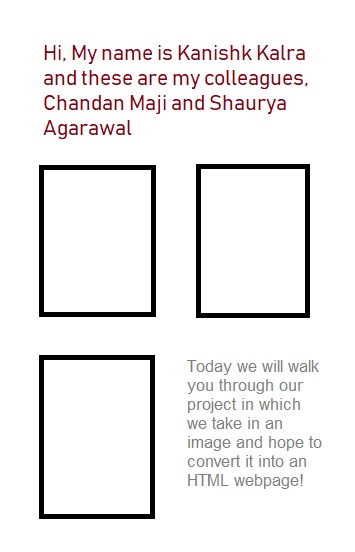
#> input picture 10.jpg, 355 x 552 px
$ python main.py 10.jpg
#> lines starting #> are read from the running program, lines starting #| are printed output that depends on the picture; after the words box and inside, x2 and y2 are one past the last pixel; in counts of white or black regions, pixels touching at a corner belong together
### Detection.py
import cv2
import pytesseract
import re
import box
import math
import numpy as np

def ImageDetect(pimg, box_list):
	img = pimg[:]
	(thresh, img_bin) = cv2.threshold(img, 128, 255, cv2.THRESH_BINARY | cv2.THRESH_OTSU)  # Thresholding the image
	img_bin = 255-img_bin  # Invert the Image_bin
	#cv2.imwrite("Image_bin.jpg",img_bin)

	# Defining a kernel length
	kernel_length = np.array(img).shape[1]//40

	# A verticle kernel of (1 X kernel_length), which will detect all the verticle lines from the image.
	verticle_kernel = cv2.getStructuringElement(cv2.MORPH_RECT, (1, kernel_length))

	# A horizontal kernel of (kernel_length X 1), which will help to detect all the horizontal line from the image.
	hori_kernel = cv2.getStructuringElement(cv2.MORPH_RECT, (kernel_length, 1))

	# A kernel of (3 X 3) ones.
	kernel = cv2.getStructuringElement(cv2.MORPH_RECT, (3, 3))

	# Morphological operation to detect verticle lines from an image
	img_temp1 = cv2.erode(img_bin, verticle_kernel, iterations=3)
	verticle_lines_img = cv2.dilate(img_temp1, verticle_kernel, iterations=3)
	#cv2.imwrite("verticle_lines.jpg",verticle_lines_img)

	# Morphological operation to detect horizontal lines from an image
	img_temp2 = cv2.erode(img_bin, hori_kernel, iterations=3)
	horizontal_lines_img = cv2.dilate(img_temp2, hori_kernel, iterations=3)
	#cv2.imwrite("horizontal_lines.jpg",horizontal_lines_img)

	# Weighting parameters, this will decide the quantity of an image to be added to make a new image.
	alpha = 0.5
	beta = 1.0 - alpha

	# This function helps to add two image with specific weight parameter to get a third image as summation of two image.
	img_final_bin = cv2.addWeighted(verticle_lines_img, alpha, horizontal_lines_img, beta, 0.0)
	img_final_bin = cv2.erode(~img_final_bin, kernel, iterations=2)
	(thresh, img_final_bin) = cv2.threshold(img_final_bin, 128, 255, cv2.THRESH_BINARY | cv2.THRESH_OTSU)

	# For Debugging
	# Enable this line to see verticle and horizontal lines in the image which is used to find boxes
	#cv2.imwrite("img_final_bin.jpg",img_final_bin)

	contours, hierarchy = cv2.findContours(img_final_bin, cv2.RETR_TREE, cv2.CHAIN_APPROX_SIMPLE)
	# Sort all the contours by top to bottom.
	#(contours, boundingBoxes) = sort_contours(contours, method="top-to-bottom")

	_, _, page_width, _ = cv2.boundingRect(contours[0])

	for c in range (1,len(contours),2):
	    # Returns the location and width,height for every contour
	    x, y, w, h = cv2.boundingRect(contours[c])
	    if(w>20 and h>20):
	        box_Object = box.box(x, y, x + w, y + h, "Image", None, -1)
	        box_list.append(box_Object)

	return (box_list,page_width)


def TextDetect(pimg,box_list):
	img = pimg[:]
	#TEXT_DETECT
	edges = cv2.Canny(img,50,150,apertureSize = 3)

	kernel = np.ones((2,2),np.uint8)
	dilate=cv2.dilate(edges,kernel,iterations = 20)


	contours, hierarchy = cv2.findContours(dilate, cv2.RETR_TREE, cv2.CHAIN_APPROX_SIMPLE)


	pytesseract.pytesseract.tesseract_cmd = r'C:\Program Files (x86)\Tesseract-OCR\tesseract.exe'
	for i in contours:
	    x,y,w,h = cv2.boundingRect(i)
	    #cv2.rectangle(img,(x,y),(x+w,y+h),(0,255,0),2)
	    l = pytesseract.image_to_string(img[y-1:y+h+1,x-1:x+w+1])#, output_type=pytesseract.Output.DICT)
	    #text = findText(l)
	    #cv2.imshow("image",img[y-1:y+h+1,x-1:x+w+1])
	    #cv2.waitKey()
	    boxObject = box.box(x, y, x+w, y+h, "text", l, -1)
	    box_list.append(boxObject)


	for i in box_list:
	    if(i.tag=="text"):
	        l2 = re.split("\n",i.text)
	        i.size = (i.y2-i.y1)/len(l2)
	        x=""
	        for j in l2:
	            x+=j
	            x+="<br>"
	        i.text = x

	return (box_list)

### box.py
class box:
    def __init__(self,x1,y1,x2,y2,tag,text,size):
        self.x1 = x1
        self.x2 = x2
        self.y1 = y1
        self.y2 = y2
        self.text = text
        self.tag = tag
        self.size = size

### main.py
import cv2
import numpy as np
import PrintHTML
import Detection
import sys


# [10 lines of commented-out code are left out]


print("..............PROCESSING....................")
orimg = cv2.imread(sys.argv[1], 0)  # Read the image
height, width = orimg.shape[0:2]
img_resized = cv2.resize(orimg, (1300, int(1300*(height/width))))
img = img_resized[:]
print("...............Image Loaded.................")

box_list = list()

print("...............Detecting Images..............")
box_list,page_width = Detection.ImageDetect(img,box_list)
#> in ImageDetect, `(thresh, img_bin) = cv2.threshold(img, 128, 255, cv2.THRESH_BINARY | c..`:
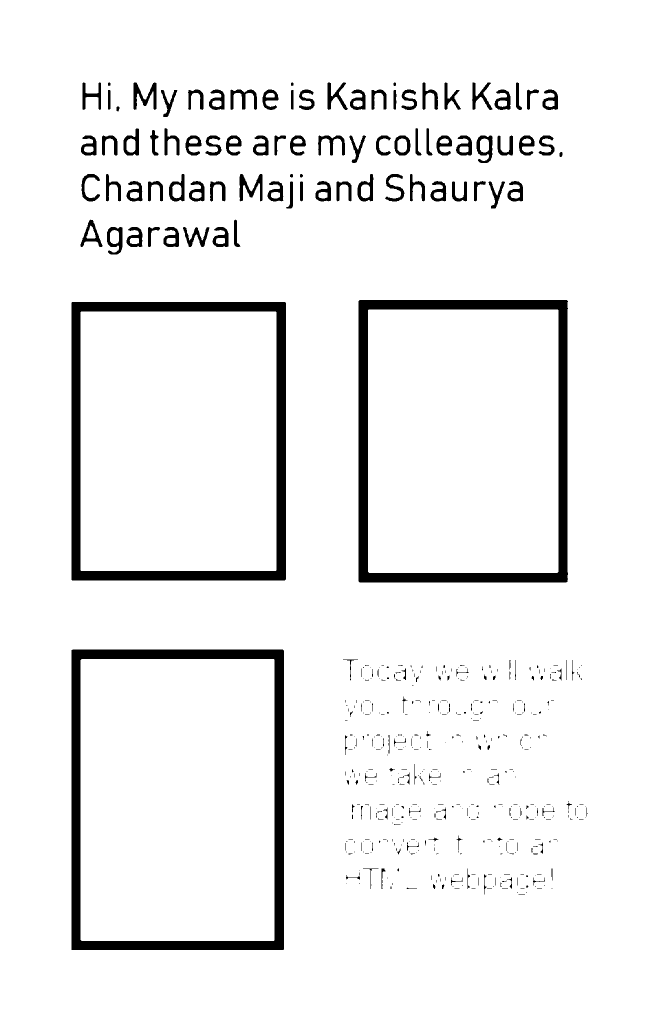
#> img_bin: shape (2021, 1300) (shown at 1/2 size); 93.9% white; 530 black regions (376 under 20 px), largest, box (x1, y1, x2, y2) and area: (143, 1299, 568, 1900) 36595, (143, 604, 572, 1161) 35502, (717, 600, 1136, 1165) 35393
#> in ImageDetect, `(thresh, img_bin) = cv2.threshold(img, 128, 255, cv2.THRESH_BINARY | c..`: thresh = 146
#> in ImageDetect, `img_bin = 255-img_bin`:
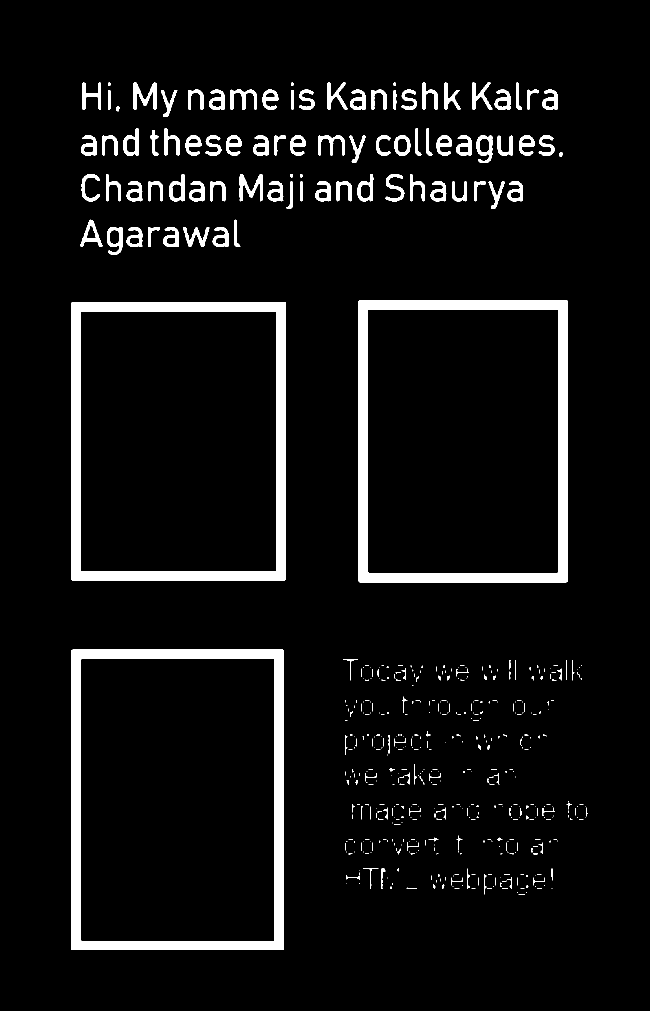
#> img_bin: shape (2021, 1300) (shown at 1/2 size); 6.1% white; 530 white regions (376 under 20 px), largest, box (x1, y1, x2, y2) and area: (143, 1299, 568, 1900) 36595, (143, 604, 572, 1161) 35502, (717, 600, 1136, 1165) 35393
#> in ImageDetect, `horizontal_lines_img = cv2.dilate(img_temp2, hori_kernel, iterations=3)`:
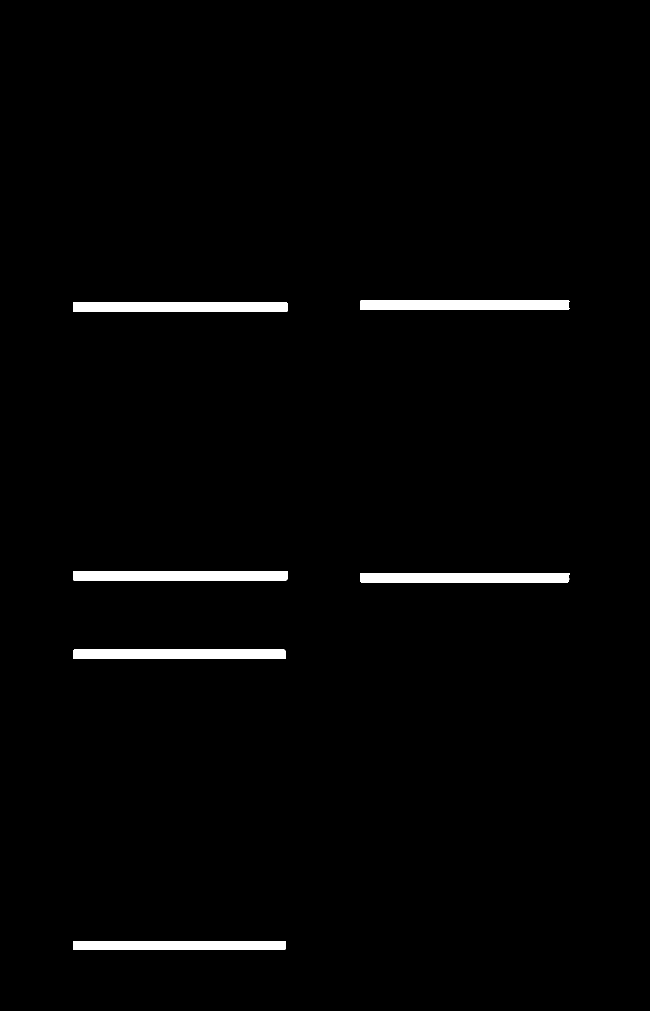
#> horizontal_lines_img: shape (2021, 1300) (shown at 1/2 size); 1.8% white; 6 white regions, box (x1, y1, x2, y2) and area: (146, 604, 575, 623) 8148, (146, 1142, 575, 1161) 8147, (146, 1299, 571, 1318) 8070, (720, 1146, 1139, 1165) 7943, (720, 600, 1139, 619) 7942, (146, 1882, 571, 1900) 7649
#> in ImageDetect, `(thresh, img_final_bin) = cv2.threshold(img_final_bin, 128, 255, cv2.T..`:
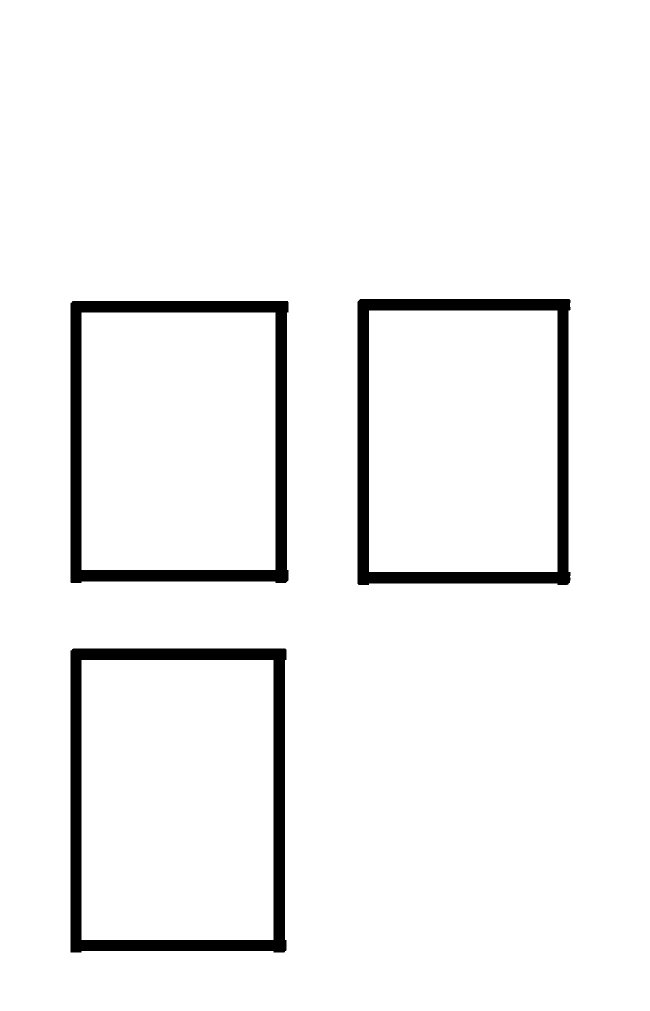
#> img_final_bin: shape (2021, 1300) (shown at 1/2 size); 95% white; 3 black regions
#> in ImageDetect, `(thresh, img_final_bin) = cv2.threshold(img_final_bin, 128, 255, cv2.T..`: thresh = 127
#> in ImageDetect, `contours, hierarchy = cv2.findContours(img_final_bin, cv2.RETR_TREE, c..`: contours = 7 contours; box (x1, y1, x2, y2) and area: (0, 0, 1300, 2021) 2623980, (140, 1296, 574, 1906) 260836, (140, 601, 578, 1167) 244164, (714, 597, 1142, 1171) 241389, (163, 1320, 547, 1880) 214097, (163, 625, 551, 1140) 198918, (738, 621, 1115, 1144) 196272
#> in ImageDetect, `_, _, page_width, _ = cv2.boundingRect(contours[0])`: page_width = 1300
#> the loop in ImageDetect, `for c in range (1,len(contours),2):` made 3 passes
#> (c, x, y, w, h) on passes 2 to 3: (3, 140, 601, 438, 566), (5, 714, 597, 428, 574)
#> after the loop in ImageDetect, `for c in range (1,len(contours),2):`: box_list = 3 items
#> box_list = 3 items; page_width = 1300
print("Done")

for i in box_list:
	    img[i.y1:i.y2, i.x1:i.x2] = np.ones((i.y2-i.y1, i.x2-i.x1))*255
#> this loop made 3 passes
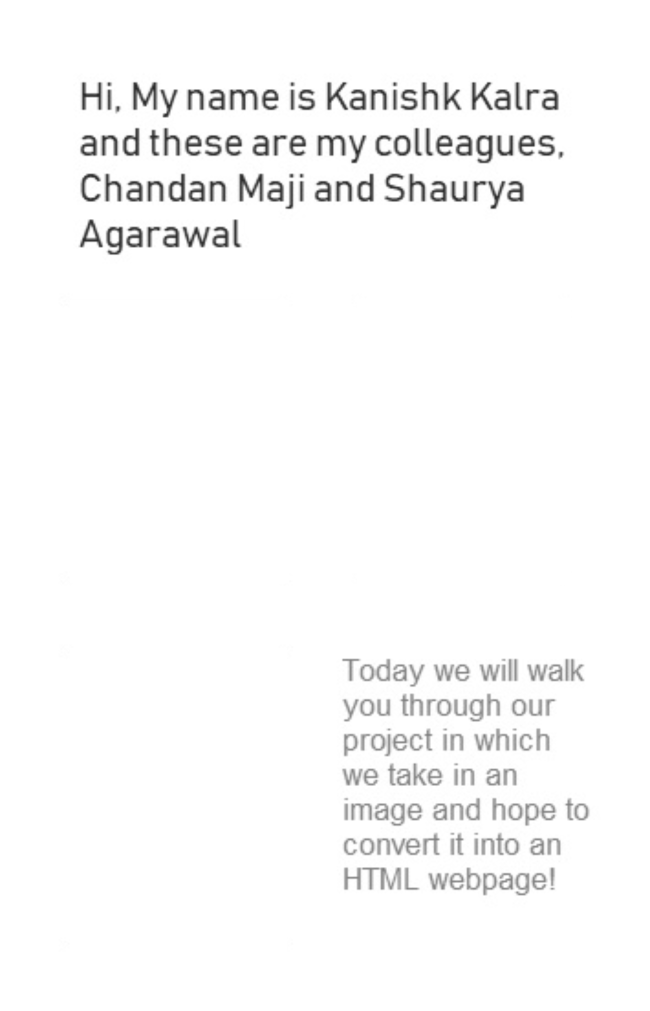
#> img: shape (2021, 1300) (shown at 1/2 size); min 38, max 255, mean 249.2

print("...............Detecting Text..............")
box_list = Detection.TextDetect(img,box_list)
#> in TextDetect, `edges = cv2.Canny(img,50,150,apertureSize = 3)`:
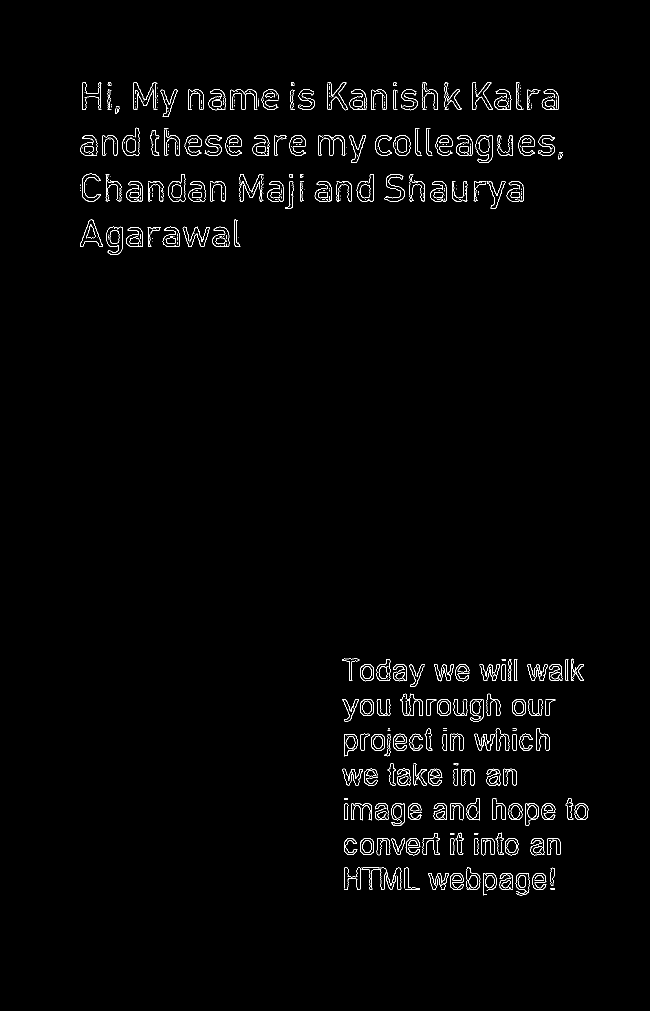
#> edges: shape (2021, 1300) (shown at 1/2 size); 1.3% white in thin lines or dots, all inside (x1, y1, x2, y2) = (160, 164, 1177, 1791)
#> in TextDetect, `dilate=cv2.dilate(edges,kernel,iterations = 20)`:
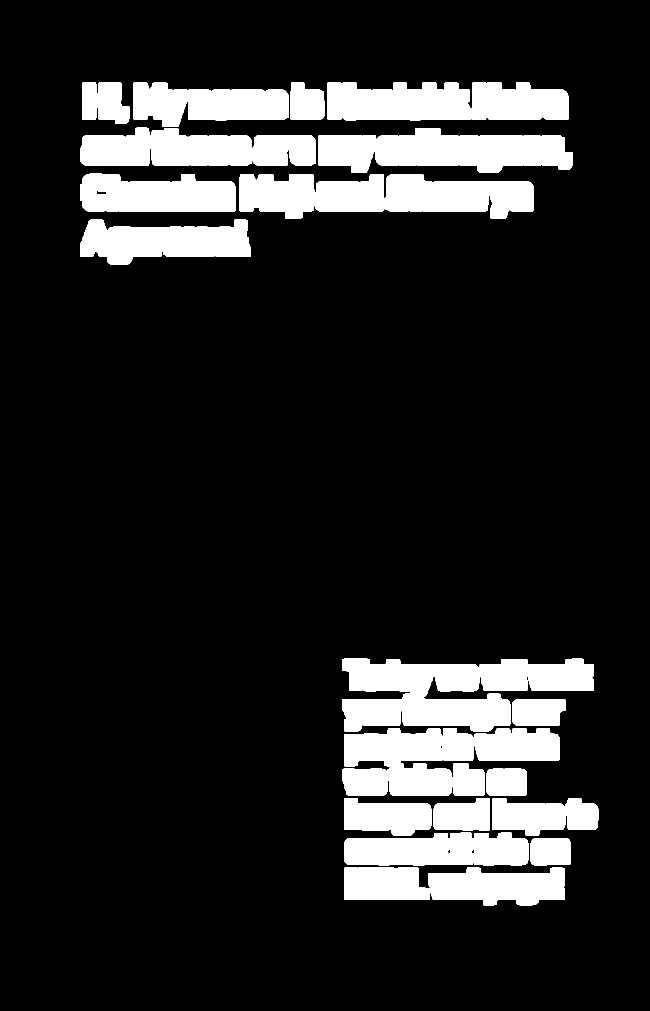
#> dilate: shape (2021, 1300) (shown at 1/2 size); 14.6% white; 24 white regions
#> in TextDetect, `contours, hierarchy = cv2.findContours(dilate, cv2.RETR_TREE, cv2.CHAI..`: contours = 25 contours; largest, box (x1, y1, x2, y2) and area: (684, 1317, 1188, 1463) 46183, (636, 256, 1146, 346) 31582, (685, 1457, 947, 1592) 26740, (688, 1735, 1130, 1811) 25520, (160, 439, 501, 530) 21157
#> the loop in TextDetect, `for i in contours:` made 1 pass
#> (x, y, w, h) on pass 1: (688, 1735, 442, 76)
#> after the loop in TextDetect, `for i in contours:`: box_list = 3 items
#> (the run stopped early here; a loop or call above may not have finished)

$ run again, on Portfolio_def.jpg
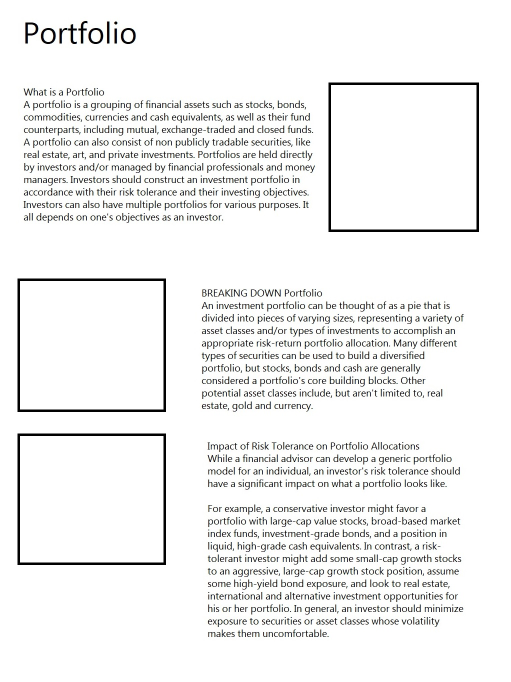
#> input picture Portfolio_def.jpg, 1022 x 1364 px (shown at 1/2 size)
#> in ImageDetect, `(thresh, img_bin) = cv2.threshold(img, 128, 255, cv2.THRESH_BINARY | c..`:
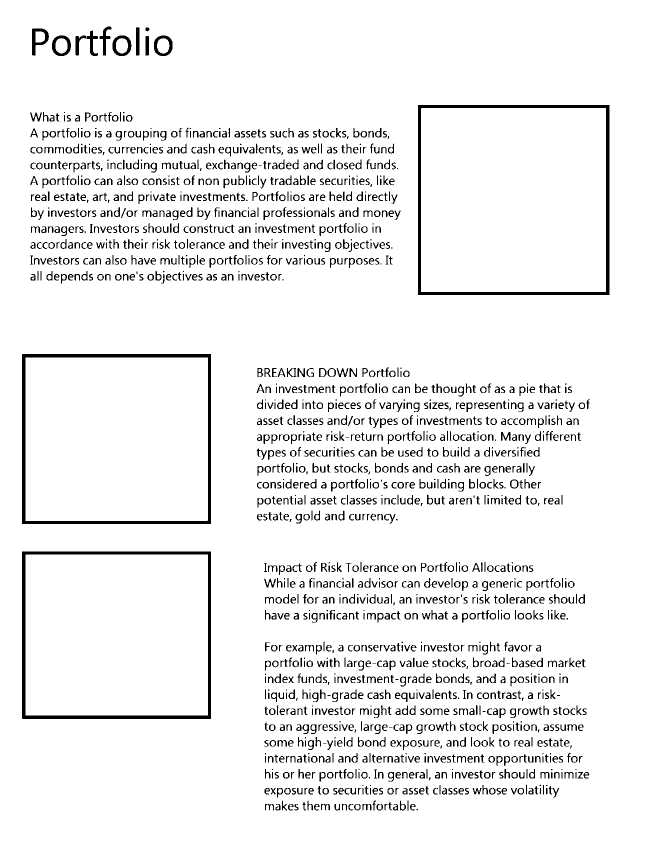
#> img_bin: shape (1735, 1300) (shown at 1/2 size); 93.8% white; 1851 black regions (191 under 20 px), largest, box (x1, y1, x2, y2) and area: (836, 210, 1219, 590) 9381, (44, 708, 422, 1048) 9165, (44, 1103, 422, 1438) 9099
#> in ImageDetect, `(thresh, img_bin) = cv2.threshold(img, 128, 255, cv2.THRESH_BINARY | c..`: thresh = 162
#> img_temp1: shape (1735, 1300); 0.45% white; 6 white regions, box (x1, y1, x2, y2) and area: (1212, 258, 1219, 545) 2009, (44, 756, 51, 1003) 1728, (836, 258, 842, 545) 1722, (44, 1151, 51, 1393) 1693, (416, 756, 422, 1003) 1482, (416, 1151, 422, 1393) 1452
#> verticle_lines_img: shape (1735, 1300); 0.61% white; 6 white regions, box (x1, y1, x2, y2) and area: (1212, 213, 1219, 593) 2660, (44, 711, 51, 1051) 2379, (44, 1106, 51, 1441) 2344, (836, 213, 842, 593) 2280, (416, 711, 422, 1051) 2040, (416, 1106, 422, 1441) 2010
#> img_temp2: shape (1735, 1300); 0.48% white; 6 white regions, box (x1, y1, x2, y2) and area: (92, 708, 377, 715) 1994, (92, 1431, 377, 1438) 1994, (884, 210, 1174, 216) 1740, (884, 584, 1174, 590) 1740, (92, 1042, 377, 1048) 1710, (92, 1103, 377, 1109) 1710
#> horizontal_lines_img: shape (1735, 1300); 0.64% white; 6 white regions, box (x1, y1, x2, y2) and area: (47, 708, 425, 715) 2645, (47, 1431, 425, 1438) 2645, (839, 210, 1222, 216) 2298, (839, 584, 1222, 590) 2298, (47, 1042, 425, 1048) 2268, (47, 1103, 425, 1109) 2268
#> in ImageDetect, `(thresh, img_final_bin) = cv2.threshold(img_final_bin, 128, 255, cv2.T..`: thresh = 127
#> in ImageDetect, `contours, hierarchy = cv2.findContours(img_final_bin, cv2.RETR_TREE, c..`: contours = 7 contours; box (x1, y1, x2, y2) and area: (0, 0, 1300, 1735) 2252466, (833, 207, 1225, 596) 149501, (844, 218, 1210, 582) 132495, (41, 705, 428, 1054) 132256, (41, 1100, 428, 1444) 130342, (53, 717, 414, 1040) 115920, (53, 1111, 414, 1429) 114120
#> in ImageDetect, `_, _, page_width, _ = cv2.boundingRect(contours[0])`: page_width = 1300
#> the loop in ImageDetect, `for c in range (1,len(contours),2):` made 3 passes
#> (c, x, y, w, h) on passes 2 to 3: (3, 41, 705, 387, 349), (5, 833, 207, 392, 389)
#> after the loop in ImageDetect, `for c in range (1,len(contours),2):`: box_list = 3 items
#> `box_list,page_width = Detection.ImageDetect(img,box_list)`: page_width = 1300
#> the loop `for i in box_list:` made 3 passes
#> edges: shape (1735, 1300); 4.7% white in thin lines or dots, all inside (x1, y1, x2, y2) = (60, 53, 1180, 1621)
#> in TextDetect, `dilate=cv2.dilate(edges,kernel,iterations = 20)`:
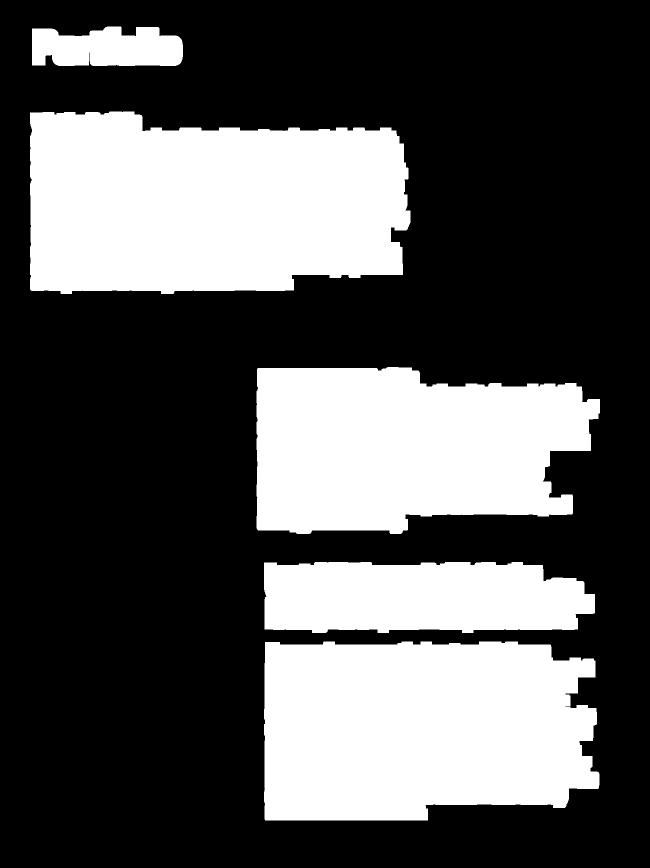
#> dilate: shape (1735, 1300) (shown at 1/2 size); 33.2% white; 5 white regions
#> in TextDetect, `contours, hierarchy = cv2.findContours(dilate, cv2.RETR_TREE, cv2.CHAI..`: contours = 5 contours; box (x1, y1, x2, y2) and area: (60, 223, 821, 588) 241276, (528, 1283, 1199, 1641) 215040, (513, 734, 1200, 1068) 184698, (528, 1124, 1190, 1266) 82573, (64, 53, 366, 132) 19722
#> the loop in TextDetect, `for i in contours:` made 1 pass
#> (x, y, w, h) on pass 1: (528, 1283, 671, 358)
#> after the loop in TextDetect, `for i in contours:`: box_list = 3 items
